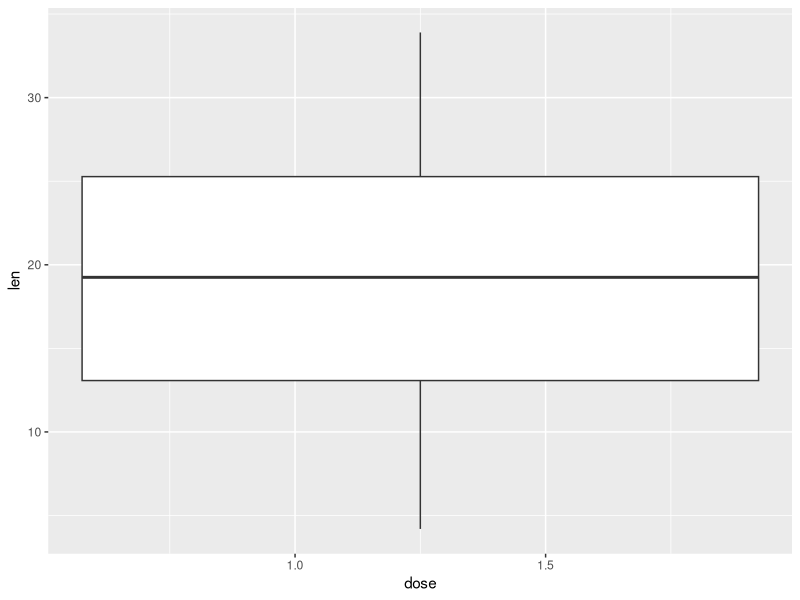
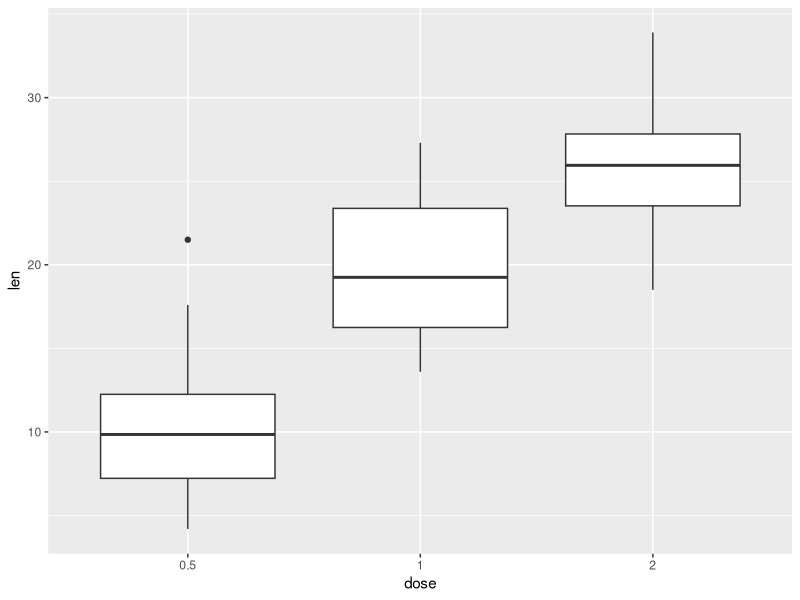
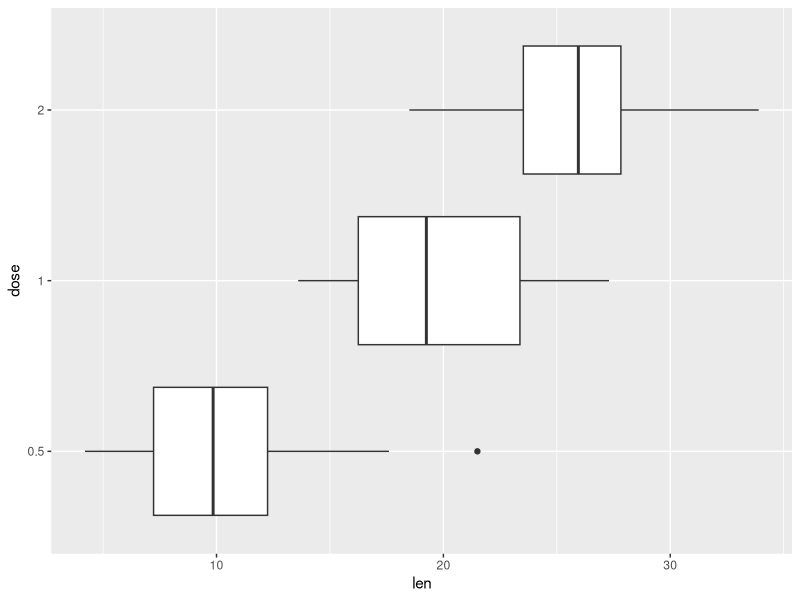
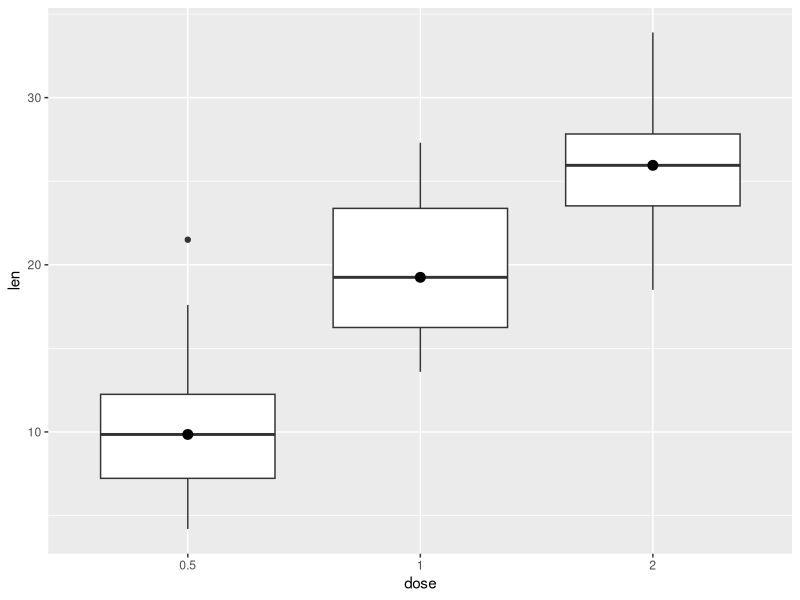
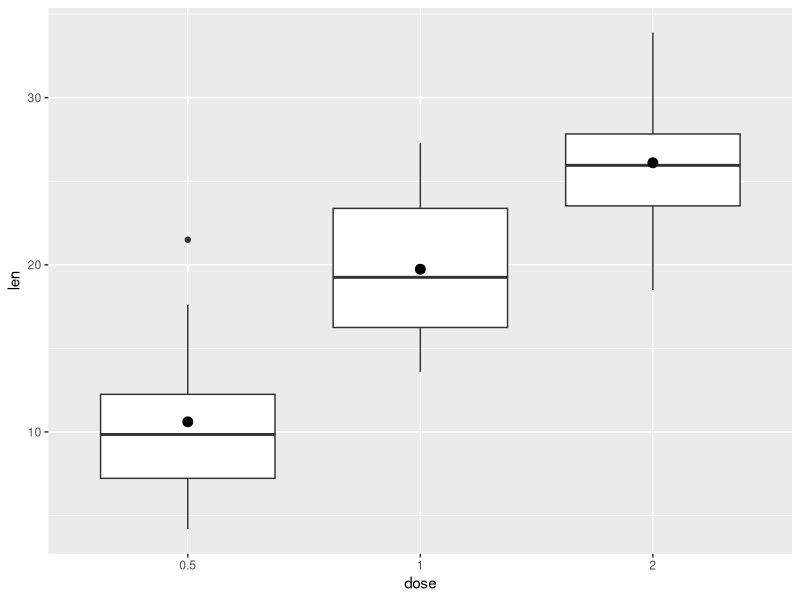
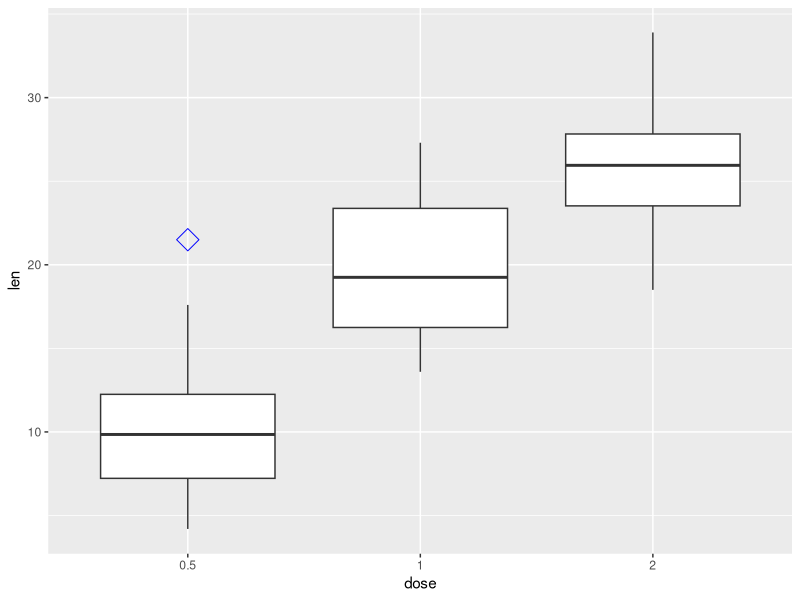
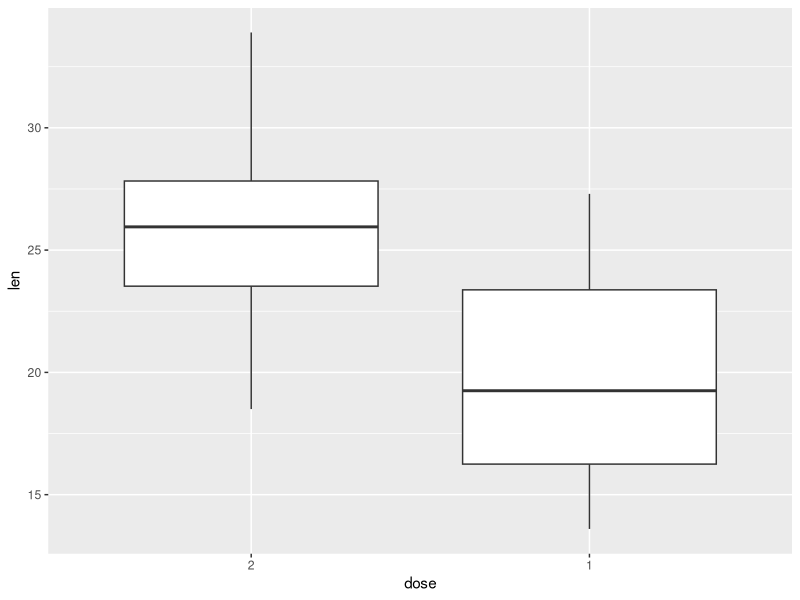
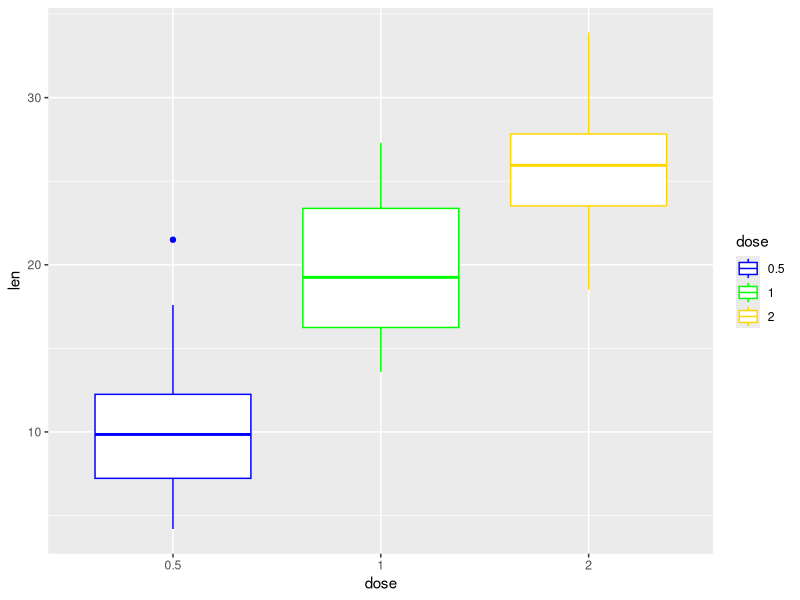

These figures' R source, in order:
                                              # DATA VISUALIZATION 

# GGPLOT2

# concept : ggplot2 divides plot into three different fundamental parts: Plot = data + Aesthetics + Geometry.

# data       : data frame
# Aesthetics : used to indicate x and y variables, used control color,size orshape of points,height of bars, etc
# Geometry   : defines the type of graphics (histogram, box plot, line plot, density plot, dot plot, ..)

# two major functions in ggplot2 package:  qplot() &  ggplot()

# qplot() stands for quick plot, which can be used to produce easily simple plots.

# ggplot() function is more flexible and robust than qplot for building a plot piece by piece.

library(ggplot2)

# ggplot works with dataframes and not individual vectors and passed to ggplot() function

# aes() function is used to specify the X and Y axes - aesthetic mapping 

# geom layer specify the type of plot

#inbuilt dataset - TOOTHGROWTH

data("ToothGrowth")
View(ToothGrowth)

### BOX PLOT - based quantile values

ggplot(ToothGrowth,aes(x=dose,y=len))+ geom_boxplot()        # dose , len are col name of dataset

ToothGrowth$dose<-as.factor(ToothGrowth$dose)
ggplot(ToothGrowth,aes(x=dose,y=len))+ geom_boxplot()   #factor will show 3 diff box 

ggplot(ToothGrowth,aes(x=dose,y=len))+ geom_boxplot() + coord_flip() # x and y axis interchanged , x become y ,y become x 


#to put stats summary : mean , median so on  

a<- ggplot(ToothGrowth,aes(x=dose,y=len))+ geom_boxplot()

a+stat_summary(fun=median,geom = 'point',size=3)  # size of dot 

a+stat_summary(fun=mean,geom = 'point',size=3) 

ggplot(ToothGrowth,aes(x=dose,y=len))+ geom_boxplot(outlier.colour = 'blue',outlier.size = 5,outlier.shape =5 ) 


# to limit no. of    box plots 

a + scale_x_discrete(limits=c('2','1'))


# color box plot 

b<- ggplot(ToothGrowth,aes(x=dose,y=len,color= dose))+ geom_boxplot()  

b+scale_color_manual(values = c('Blue','Green','Gold')) #maually adding color


## VIOLIN PLOT - simmilar to box ,will give prob or kernel density value

n<- ggplot(ToothGrowth,aes(x=dose,y=len))+ geom_violin(trim = FALSE) # it will show sharper edges 
n

n<- ggplot(ToothGrowth,aes(x=dose,y=len))+ geom_violin()
n


# boxplot insside violin plot 

n + geom_boxplot()

#decreasing size of box

n + geom_boxplot(width=0.2)




### Histogram using ggplot 

df <- data.frame(value=rnorm(200)) #generating 200 random no. 
head(df)

ggplot(df,aes(x=value)) + geom_histogram()

#changing size of bin 

ggplot(df,aes(x=value)) + geom_histogram(binwidth = .07)

#changing outline color 

ggplot(df,aes(x=value)) + geom_histogram(binwidth = .25,color='gold')


#changing inside  color 


ggplot(df,aes(x=value)) + geom_histogram(binwidth = .25,color='red',fill="blue")

#setting trasperency 

ggplot(df,aes(x=value)) + geom_histogram(binwidth = .25,color='blue',fill="pink",alpha=0.9)


#title 

ggplot(df,aes(x=value)) + geom_histogram(binwidth = .25,color='blue',fill="pink",alpha=0.9) + ggtitle('Histogram')


#subtitle 

ggplot(df,aes(x=value)) + geom_histogram(binwidth = .25,color='blue',fill="pink",alpha=0.9) + ggtitle('Histogram',subtitle = 'Sub-Hist')


# labels x and y  , another ways of giving title 


ggplot(df,aes(x=value)) + geom_histogram(binwidth = .25,color='blue',fill="pink",alpha=0.9) +labs(title = 'Newhist')+ labs(x='val_x',y='freq')


# range from -1 t0 +1 , or -5 to +5 , means specifying the range 

ggplot(df,aes(x=value)) + geom_histogram(binwidth = .25,color='blue',fill="pink",alpha=0.9) +labs(title = 'Newhist')+ labs(x='val_x',y='freq')+xlim(c(-5,5))+ylim(c(0,40))


# scatter plot : geom_point()

View(mtcars)
ggplot(mtcars,aes(x=wt,y=mpg))

ggplot(mtcars,aes(x=wt,y=mpg)) + geom_point() #scatter 

ggplot(mtcars,aes(x=wt,y=mpg)) + geom_point(size=3) #setting size 


ggplot(mtcars,aes(x=wt,y=mpg)) + geom_point(size=3,shape=20) #setting shape 

# instead of point along with row names 


ggplot(mtcars,aes(x=wt,y=mpg)) + geom_point(size=3,shape=20) + geom_text(label=rownames(mtcars)) #each point with row names 



# to generate linear model 


ggplot(mtcars,aes(x=wt,y=mpg))+geom_point() +geom_smooth(method=lm) #straight line drawn 


ggplot(mtcars,aes(x=wt,y=mpg))+geom_point() +geom_smooth(method=lm,se=FALSE) #shadded removed 



ggplot(mtcars,aes(x=wt,y=mpg))+geom_point() +geom_smooth(method=lm,se=FALSE,color='red') #color of line 


ggplot(mtcars,aes(x=wt,y=mpg))+geom_point() +geom_smooth(method=lm,se=FALSE,color='red',linetype='dashed') #line type  




















